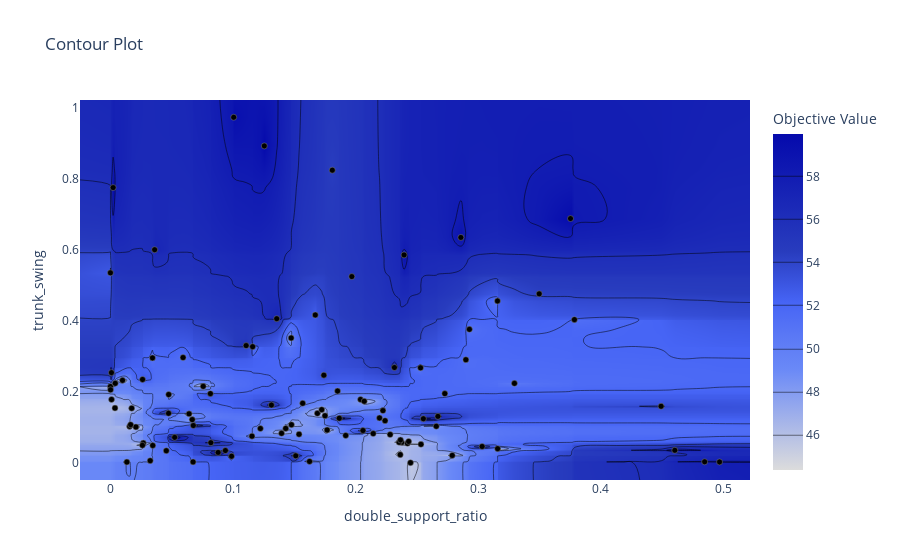

Notebook code for this chart:
### Code cell
#visualization.plot_contour(study, params=['freq', 'double_support_ratio'])
#visualization.plot_contour(study, params=['trunk_x_offset', 'trunk_pitch'])
#visualization.plot_contour(study, params=['foot_z_pause', 'trunk_pause'])
visualization.plot_contour(study, params=['trunk_swing', 'double_support_ratio'])
